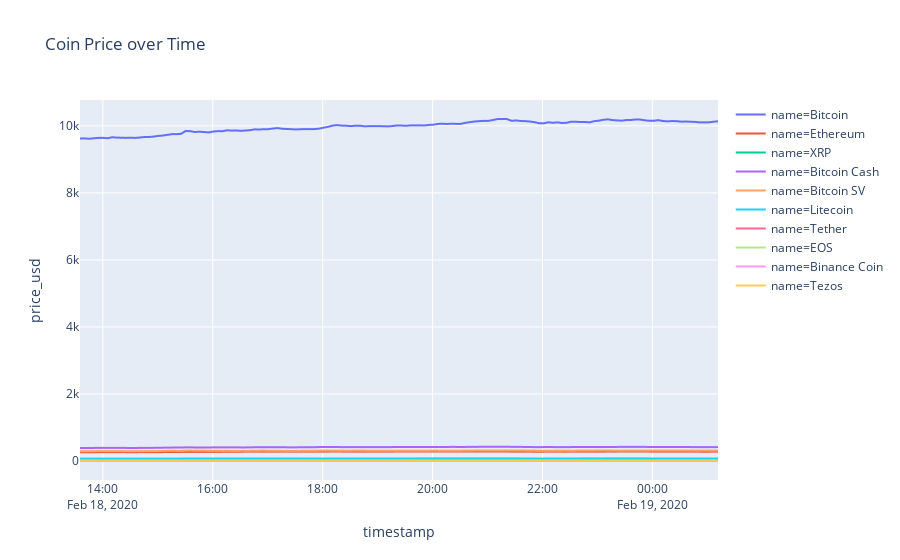

Notebook source saved alongside this figure:
### Code cell
px.line(df_top10, x='timestamp', y='price_usd', color='name', title='Coin Price over Time')

### Figure 1 — Plotly figure (JSON) as saved in the notebook; plotly's stock layout.template omitted (floating-point values rounded to 4 significant figures; data arrays with more than 128 entries replaced by an {"elided": "..."} marker saying what was removed)
{"data": [{"hoverlabel": {"namelength": 0}, "hovertemplate": "name=Bitcoin<br>timestamp=%{x}<br>price_usd=%{y}", "legendgroup": "name=Bitcoin", "line": {"color": "#636efa", "dash": "solid"}, "mode": "lines", "name": "name=Bitcoin", "showlegend": true, "type": "scattergl", "x": {"elided": "140 str values"}, "xaxis": "x", "y": {"elided": "140 float values"}, "yaxis": "y"}, {"hoverlabel": {"namelength": 0}, "hovertemplate": "name=Ethereum<br>timestamp=%{x}<br>price_usd=%{y}", "legendgroup": "name=Ethereum", "line": {"color": "#EF553B", "dash": "solid"}, "mode": "lines", "name": "name=Ethereum", "showlegend": true, "type": "scattergl", "x": {"elided": "140 str values"}, "xaxis": "x", "y": {"elided": "140 float values"}, "yaxis": "y"}, {"hoverlabel": {"namelength": 0}, "hovertemplate": "name=XRP<br>timestamp=%{x}<br>price_usd=%{y}", "legendgroup": "name=XRP", "line": {"color": "#00cc96", "dash": "solid"}, "mode": "lines", "name": "name=XRP", "showlegend": true, "type": "scattergl", "x": {"elided": "140 str values"}, "xaxis": "x", "y": {"elided": "140 float values"}, "yaxis": "y"}, {"hoverlabel": {"namelength": 0}, "hovertemplate": "name=Bitcoin Cash<br>timestamp=%{x}<br>price_usd=%{y}", "legendgroup": "name=Bitcoin Cash", "line": {"color": "#ab63fa", "dash": "solid"}, "mode": "lines", "name": "name=Bitcoin Cash", "showlegend": true, "type": "scattergl", "x": {"elided": "140 str values"}, "xaxis": "x", "y": {"elided": "140 float values"}, "yaxis": "y"}, {"hoverlabel": {"namelength": 0}, "hovertemplate": "name=Bitcoin SV<br>timestamp=%{x}<br>price_usd=%{y}", "legendgroup": "name=Bitcoin SV", "line": {"color": "#FFA15A", "dash": "solid"}, "mode": "lines", "name": "name=Bitcoin SV", "showlegend": true, "type": "scattergl", "x": {"elided": "140 str values"}, "xaxis": "x", "y": {"elided": "140 float values"}, "yaxis": "y"}, {"hoverlabel": {"namelength": 0}, "hovertemplate": "name=Litecoin<br>timestamp=%{x}<br>price_usd=%{y}", "legendgroup": "name=Litecoin", "line": {"color": "#19d3f3", "dash": "solid"}, "mode": "lines", "name": "name=Litecoin", "showlegend": true, "type": "scattergl", "x": {"elided": "140 str values"}, "xaxis": "x", "y": {"elided": "140 float values"}, "yaxis": "y"}, {"hoverlabel": {"namelength": 0}, "hovertemplate": "name=Tether<br>timestamp=%{x}<br>price_usd=%{y}", "legendgroup": "name=Tether", "line": {"color": "#FF6692", "dash": "solid"}, "mode": "lines", "name": "name=Tether", "showlegend": true, "type": "scattergl", "x": {"elided": "140 str values"}, "xaxis": "x", "y": {"elided": "140 int values"}, "yaxis": "y"}, {"hoverlabel": {"namelength": 0}, "hovertemplate": "name=EOS<br>timestamp=%{x}<br>price_usd=%{y}", "legendgroup": "name=EOS", "line": {"color": "#B6E880", "dash": "solid"}, "mode": "lines", "name": "name=EOS", "showlegend": true, "type": "scattergl", "x": {"elided": "140 str values"}, "xaxis": "x", "y": {"elided": "140 float values"}, "yaxis": "y"}, {"hoverlabel": {"namelength": 0}, "hovertemplate": "name=Binance Coin<br>timestamp=%{x}<br>price_usd=%{y}", "legendgroup": "name=Binance Coin", "line": {"color": "#FF97FF", "dash": "solid"}, "mode": "lines", "name": "name=Binance Coin", "showlegend": true, "type": "scattergl", "x": {"elided": "140 str values"}, "xaxis": "x", "y": {"elided": "140 float values"}, "yaxis": "y"}, {"hoverlabel": {"namelength": 0}, "hovertemplate": "name=Tezos<br>timestamp=%{x}<br>price_usd=%{y}", "legendgroup": "name=Tezos", "line": {"color": "#FECB52", "dash": "solid"}, "mode": "lines", "name": "name=Tezos", "showlegend": true, "type": "scattergl", "x": {"elided": "140 str values"}, "xaxis": "x", "y": {"elided": "140 float values"}, "yaxis": "y"}], "layout": {"autosize": true, "legend": {"tracegroupgap": 0}, "title": {"text": "Coin Price over Time"}, "xaxis": {"anchor": "y", "autorange": true, "domain": [0, 1], "range": ["2020-02-18 13:35:04", "2020-02-19 01:11:38"], "title": {"text": "timestamp"}, "type": "date"}, "yaxis": {"anchor": "x", "autorange": true, "domain": [0, 1], "range": [-566.6, 10770.0], "title": {"text": "price_usd"}, "type": "linear"}}}
